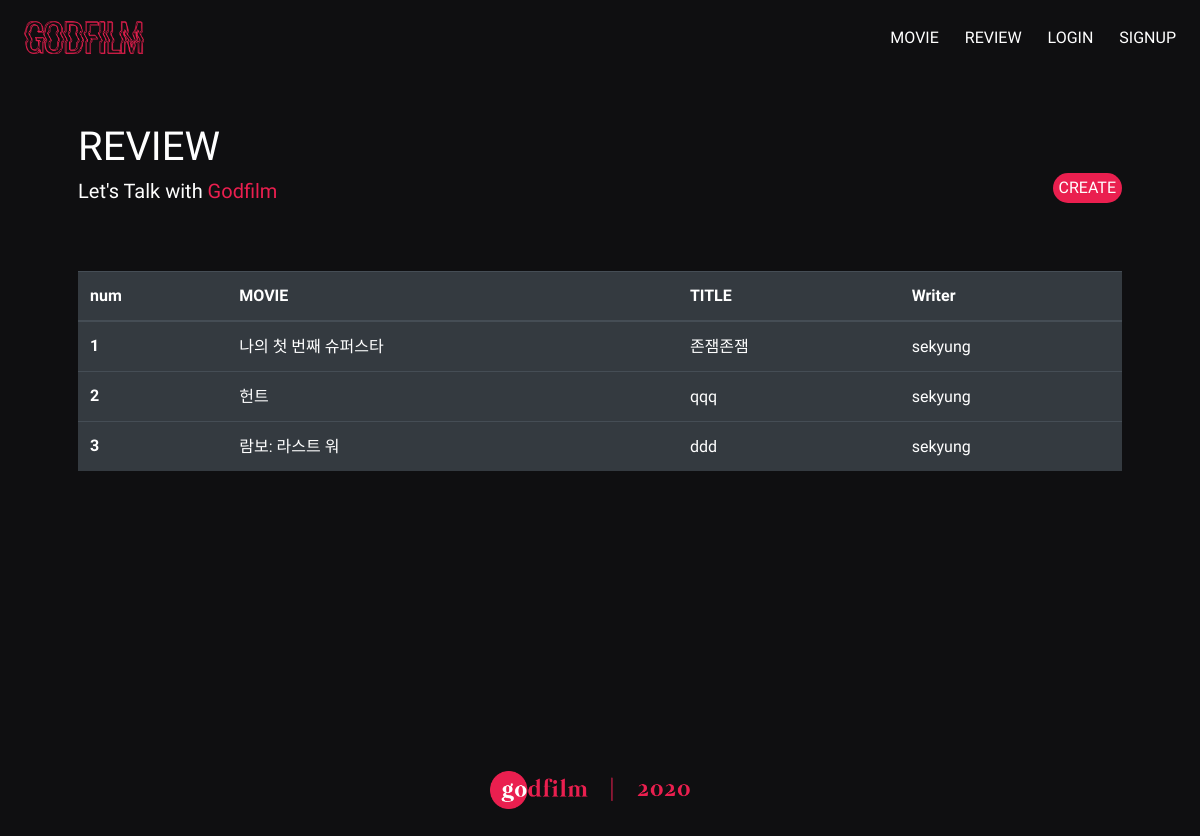
Page /movies/review_list/ on the earlier database version.
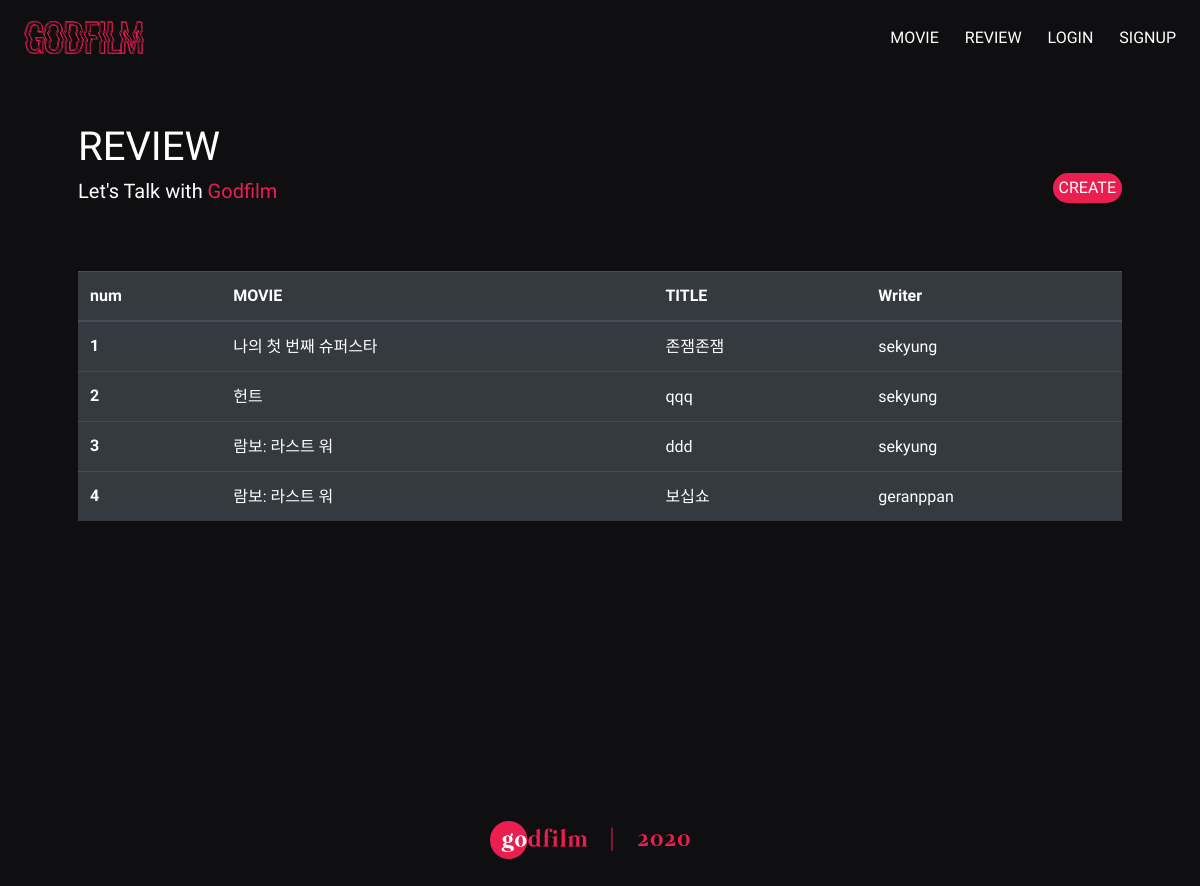
Same page on the later database version.
### movies/models.py (models this page shows, shortened)
class Review(models.Model):
    title = models.CharField(max_length=100)
    content = models.TextField()
    user = models.ForeignKey(settings.AUTH_USER_MODEL, on_delete=models.CASCADE)
    movie = models.ForeignKey(Movie, on_delete=models.CASCADE)
    created_at = models.DateTimeField(auto_now_add=True)
    updated_at = models.DateTimeField(auto_now=True)
    like_users = models.ManyToManyField(settings.AUTH_USER_MODEL, related_name='like_reviews', blank=True)

class Movie(models.Model):
    title = models.CharField(max_length=100)
    overview = models.TextField(blank=True)
    poster_path = models.CharField(max_length=200, null=True)
    cast = models.ManyToManyField(Cast, related_name='cast_movie', blank=True)

### accounts/models.py (models this page shows)
class User(AbstractUser):
    followers = models.ManyToManyField(
            settings.AUTH_USER_MODEL,
            related_name='followings'
        )

### movies/views.py (the view)
# urls.py: path('review_list/', views.review_list, name='review_list'),
def review_list(request):
    reviews = Review.objects.all()
    context =  {
        'reviews': reviews
    }
    return render(request, 'movies/review_list.html', context)

### movies/templates/movies/review_list.html
{% extends 'base.html' %}
{% block content %}
<div class="d-flex justify-content-between">
    <div>
        <h1 style="color: white;">REVIEW</h1>
        <h5 style="color: white;">Let's Talk with <span style="color: #ea1f4f;">Godfilm</span></h5>
    </div>
    <div>
        <a href="{% url 'movies:review_create' %}" class="btn review-create">CREATE</a>
    </div>
</div>
<table class="table table-dark" style="margin-top: 60px;">
    <thead>
      <tr class="review-th">
        <th scope="col">num</th>
        <th scope="col">MOVIE</th>
        <th scope="col">TITLE</th>
        <th scope="col">Writer</th>
      </tr>
    </thead>
    <tbody>
    {% for review in reviews %}
      <tr class="review-td">
        <th scope="row">{{ forloop.counter }}</th>
        <td><a href="{% url 'movies:movie_detail' review.movie.id %}">{{ review.movie.title }}</a></td>
        <td><a href="{% url 'movies:review_detail' review.movie.id review.id %}">{{ review.title }}</a></td>
        <td><a href="{% url 'accounts:profile' review.user.username %}">{{ review.user.username }}</a></td>
      </tr>
    {% endfor %}
    </tbody>
  </table>
{% endblock %}

Differences in the rows shown:
added Review: movie "람보: 라스트 워", title "보십쇼", user.username "geranppan"
